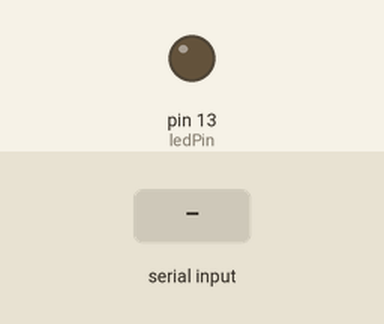
Bench run of a sketch on a simulated Arduino Uno, built with avr-gcc and run on an emulated ATmega328P. Shown: output pins drawn as LEDs (lit = HIGH). Inputs (shaded band) come from the test bench. What the sketch prints to the serial monitor is not drawn.

Above: at 1.2 s.
1.3 s: "30,150\n" received over Serial
At 1.6 s:
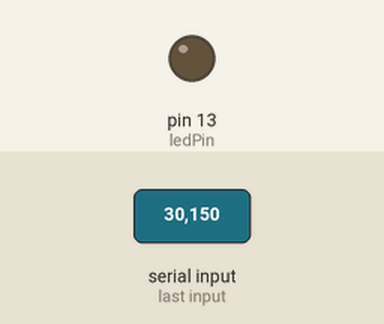
2.8 s: "1\n" received over Serial
At 4.0 s:
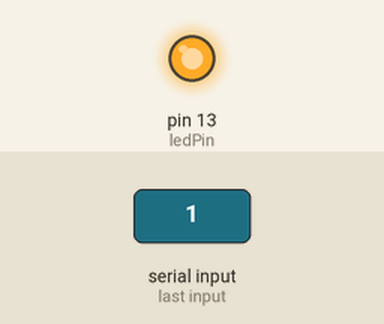
4.3 s: "90,45\n" received over Serial
At 5.5 s:
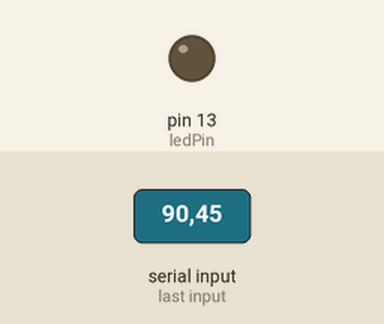
Timing chart, 0 to 7.3 s (numbered marks = the images above; inputs shaded):
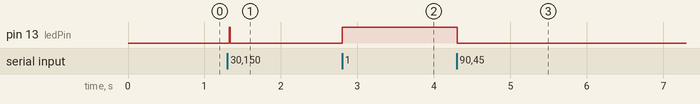

The sketch:

sketchx.ino
```cpp
/*connect led to Pin13 ,
 * open windows form application click button to turn led on and off
 */

int ledPin=13;
void setup()
{
Serial.begin(9600);
pinMode(ledPin,OUTPUT);
digitalWrite(ledPin,LOW);
}

void loop()
{
int val=Serial.read()-'0';

if(val==1)
{
  Serial.println("Led on");
  digitalWrite(ledPin,HIGH);
}
else if(val==0)
{
Serial.println("Led off");
digitalWrite(ledPin,LOW);
}

Serial.println(val);
Serial.flush(); // clear serial port

}
```

Measured:
- after the input at 1.3 s, pin 13 (ledPin): LOW → HIGH at once, → LOW 0.01 s later
- after the input at 2.8 s, pin 13 (ledPin): LOW → HIGH at once
- after the input at 4.3 s, pin 13 (ledPin): HIGH → LOW at once
